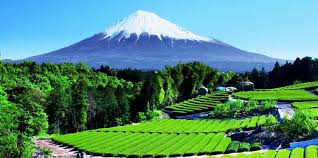
#> input picture Tugas3-ImageSegmentation/gambar2.png, 318 x 158 px
$ python 3_regionGrowing.py
#> lines starting #> are read from the running program, lines starting #| are printed output that depends on the picture; after the words box and inside, x2 and y2 are one past the last pixel; in counts of white or black regions, pixels touching at a corner belong together
import cv2
import numpy as np
import matplotlib.pyplot as plt

def region_growing(image, seed):
    tolerance = 10
    rows, cols = image.shape
    visited = np.zeros_like(image, dtype=np.uint8)
    stack = []

    result = np.zeros_like(image)
    def is_within_tolerance(p1, p2):
        return abs(int(p1) - int(p2)) < tolerance

    stack.append(seed)
    visited[seed] = 1
    while len(stack) > 0:
        current_point = stack.pop()
        result[current_point] = image[current_point]

        for i in range(-1, 2):
            for j in range(-1, 2):
                if current_point[0] + i >= 0 and current_point[1] + j >= 0 and current_point[0] + i < rows and current_point[1] + j < cols:
                    if visited[current_point[0] + i, current_point[1] + j] == 0 and is_within_tolerance(image[current_point], image[current_point[0] + i, current_point[1] + j]):
                        stack.append((current_point[0] + i, current_point[1] + j))
                        visited[current_point[0] + i, current_point[1] + j] = 1

    return result

if __name__ == "__main__":
    image = cv2.imread("gambar2.png", 0)
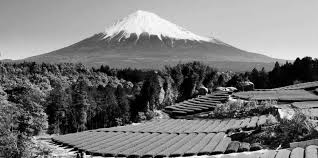
#> image: shape (158, 318); min 0, max 255, mean 121.3
    seed = (50, 50)

    result = region_growing(image, seed)
#> after the loop in region_growing, `while len(stack) > 0:`:
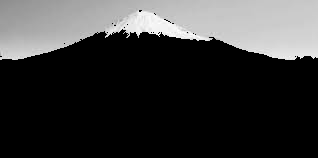
#> result: shape (158, 318); min 0, max 255, mean 56.2
#> after the loop in region_growing, `while len(stack) > 0:`:
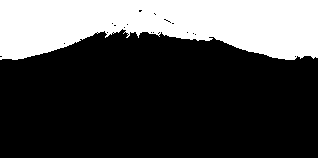
#> visited: shape (158, 318); values 0 (black) and 1 (white), 28.9% white; 1 white region, box (x1, y1, x2, y2) and area: (0, 0, 318, 60) 14528
#> after the loop in region_growing, `while len(stack) > 0:`: stack = []

    # Menampilkan gambar asli dan hasil region growing dalam satu window Matplotlib
    plt.figure(figsize=(10, 5))

    # Gambar Asli
    plt.subplot(1, 2, 1)
    plt.imshow(image, cmap='gray')
    plt.title('Original Image')

    # Hasil Region Growing
    plt.subplot(1, 2, 2)
    plt.imshow(result, cmap='gray')
    plt.title('Result Region Growing')

    plt.show()
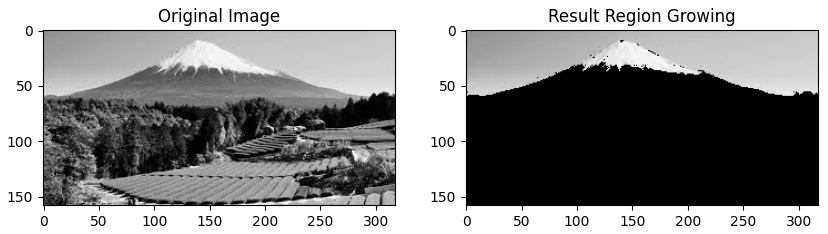
#> figure drawn by matplotlib, 2 panels

$ run again, with Tugas3-ImageSegmentation/gambar3.png copied over Tugas3-ImageSegmentation/gambar2.png
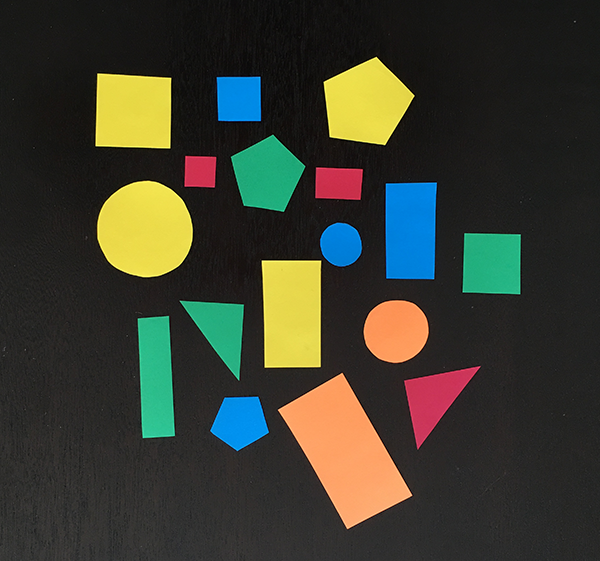
#> input picture Tugas3-ImageSegmentation/gambar3.png, 600 x 561 px
#> after the loop in region_growing, `while len(stack) > 0:`:
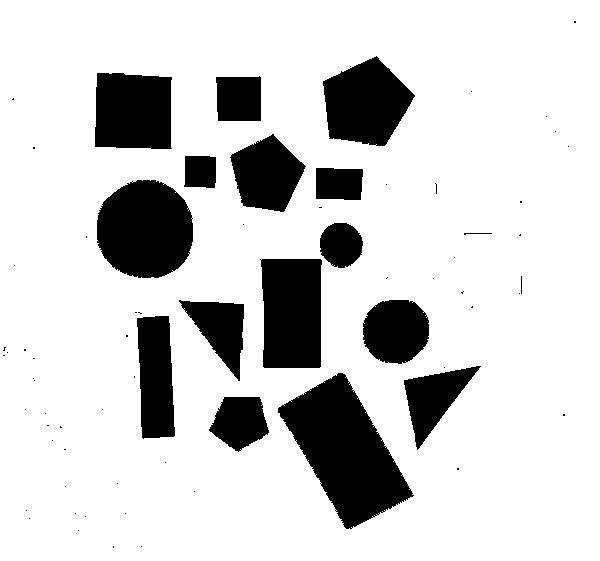
#> visited: shape (561, 600); values 0 (black) and 1 (white), 82% white; 72 black regions (56 under 20 px), largest, box (x1, y1, x2, y2) and area: (278, 373, 414, 529) 10682, (97, 180, 193, 278) 7559, (260, 259, 322, 368) 6314
#> after the loop in region_growing, `while len(stack) > 0:`: stack = []
#> `plt.show()`:
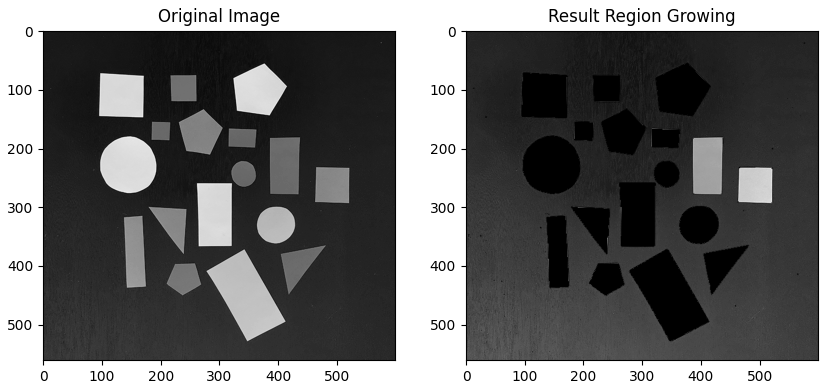
#> figure drawn by matplotlib, 2 panels
